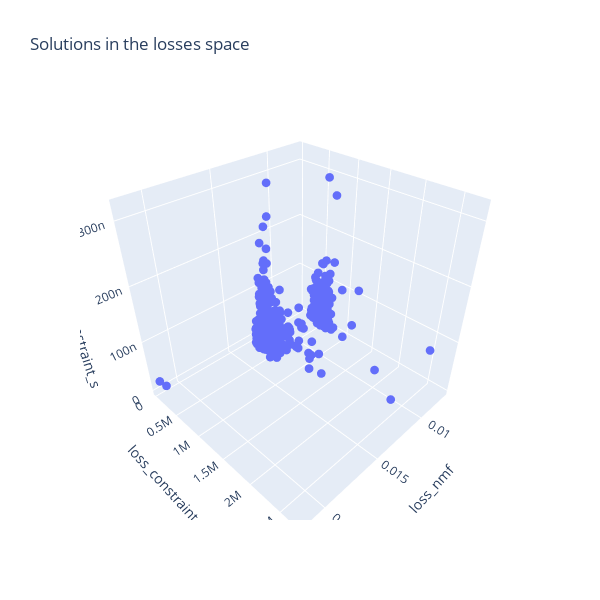

Write notebook code for a chart like this one.
### Code cell
# Create 3D Scatter Plot
fig = px.scatter_3d(
    losses_df, 
    x='loss_nmf', 
    y='loss_constraint_c', 
    z='loss_constraint_s', 
    title="Solutions in the losses space",
)

fig.update_layout(
    width=600,
    height=600,
)

fig.update_traces(marker=dict(size=3))

fig.show()

### Figure 1 — Plotly figure (JSON) as saved in the notebook; plotly's stock layout.template omitted (floating-point values rounded to 4 significant figures; data arrays with more than 128 entries replaced by an {"elided": "..."} marker saying what was removed)
{"data": [{"hovertemplate": "loss_nmf=%{x}<br>loss_constraint_c=%{y}<br>loss_constraint_s=%{z}<extra></extra>", "legendgroup": "", "marker": {"color": "#636efa", "size": 3, "symbol": "circle"}, "mode": "markers", "name": "", "scene": "scene", "showlegend": false, "type": "scatter3d", "x": {"elided": "1000 float values"}, "y": {"elided": "1000 float values"}, "z": {"elided": "1000 float values"}}], "layout": {"height": 600, "legend": {"tracegroupgap": 0}, "scene": {"domain": {"x": [0, 1], "y": [0, 1]}, "xaxis": {"title": {"text": "loss_nmf"}}, "yaxis": {"title": {"text": "loss_constraint_c"}}, "zaxis": {"title": {"text": "loss_constraint_s"}}}, "title": {"text": "Solutions in the losses space"}, "width": 600}}
